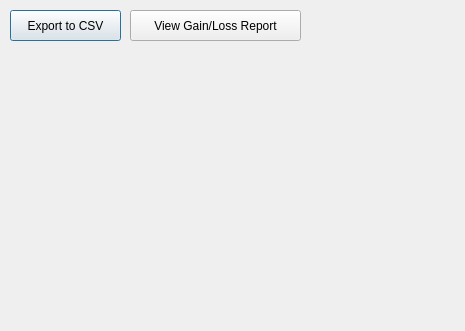
<?xml version="1.0" encoding="UTF-8"?>
<ui version="4.0">
 <class>Dialog</class>
 <widget class="QDialog" name="Dialog">
  <property name="geometry">
   <rect>
    <x>0</x>
    <y>0</y>
    <width>465</width>
    <height>331</height>
   </rect>
  </property>
  <property name="windowTitle">
   <string>Dialog</string>
  </property>
  <widget class="QLabel" name="label">
   <property name="geometry">
    <rect>
     <x>10</x>
     <y>70</y>
     <width>431</width>
     <height>251</height>
    </rect>
   </property>
   <property name="text">
    <string/>
   </property>
   <property name="pixmap">
    <pixmap>C:/Users/Phos/Desktop/index.png</pixmap>
   </property>
   <property name="scaledContents">
    <bool>true</bool>
   </property>
  </widget>
  <widget class="QPushButton" name="pushButton_2">
   <property name="geometry">
    <rect>
     <x>10</x>
     <y>10</y>
     <width>111</width>
     <height>31</height>
    </rect>
   </property>
   <property name="text">
    <string>Export to CSV</string>
   </property>
  </widget>
  <widget class="QPushButton" name="pushButton_3">
   <property name="geometry">
    <rect>
     <x>130</x>
     <y>10</y>
     <width>171</width>
     <height>31</height>
    </rect>
   </property>
   <property name="text">
    <string>View Gain/Loss Report</string>
   </property>
  </widget>
 </widget>
 <resources/>
 <connections/>
</ui>
